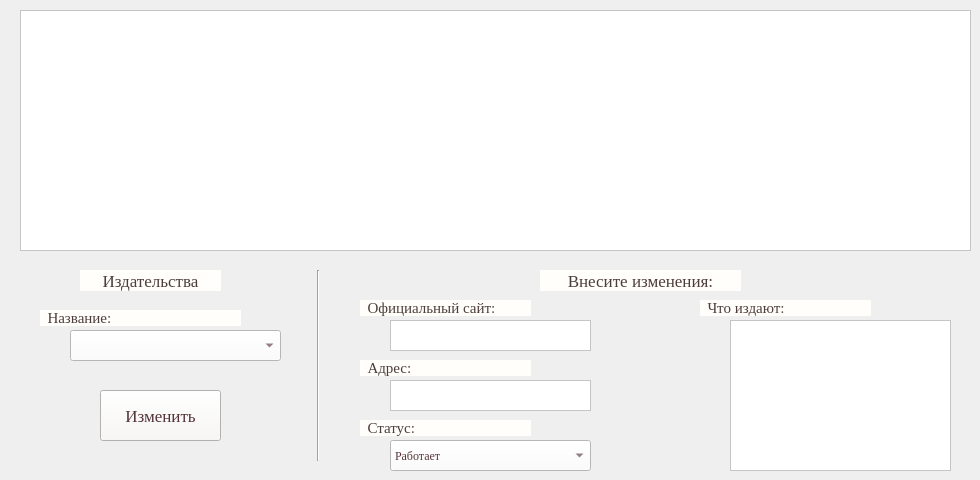
    <widget class="QWidget" name="Publish">
     <attribute name="title">
      <string>Издательства</string>
     </attribute>
     <widget class="QTableView" name="tab_publish">
      <property name="geometry">
       <rect>
        <x>20</x>
        <y>10</y>
        <width>951</width>
        <height>241</height>
       </rect>
      </property>
      <property name="styleSheet">
       <string notr="true">background-color: rgb(255, 255, 255);</string>
      </property>
     </widget>
     <widget class="QLabel" name="lab_nazv_p">
      <property name="geometry">
       <rect>
        <x>80</x>
        <y>270</y>
        <width>141</width>
        <height>21</height>
       </rect>
      </property>
      <property name="font">
       <font>
        <family>Georgia</family>
        <pointsize>13</pointsize>
       </font>
      </property>
      <property name="styleSheet">
       <string notr="true">background-color: rgb(255, 254, 250);
color: rgb(77, 61, 58);</string>
      </property>
      <property name="text">
       <string>Издательства</string>
      </property>
      <property name="alignment">
       <set>Qt::AlignCenter</set>
      </property>
     </widget>
     <widget class="QLabel" name="lab_naz_name_p">
      <property name="geometry">
       <rect>
        <x>40</x>
        <y>310</y>
        <width>201</width>
        <height>16</height>
       </rect>
      </property>
      <property name="font">
       <font>
        <family>Georgia</family>
        <pointsize>11</pointsize>
       </font>
      </property>
      <property name="styleSheet">
       <string notr="true">background-color: rgb(255, 254, 250);
color: rgb(77, 61, 58);</string>
      </property>
      <property name="text">
       <string>  Название:</string>
      </property>
     </widget>
     <widget class="QComboBox" name="cB_name_p">
      <property name="geometry">
       <rect>
        <x>70</x>
        <y>330</y>
        <width>211</width>
        <height>31</height>
       </rect>
      </property>
      <property name="styleSheet">
       <string notr="true">background-color: rgb(255, 255, 255);
color: rgb(88, 53, 59);</string>
      </property>
     </widget>
     <widget class="Line" name="line_2">
      <property name="geometry">
       <rect>
        <x>310</x>
        <y>270</y>
        <width>16</width>
        <height>191</height>
       </rect>
      </property>
      <property name="orientation">
       <enum>Qt::Vertical</enum>
      </property>
     </widget>
     <widget class="QLabel" name="lab_nazv_p_up">
      <property name="geometry">
       <rect>
        <x>540</x>
        <y>270</y>
        <width>201</width>
        <height>21</height>
       </rect>
      </property>
      <property name="font">
       <font>
        <family>Georgia</family>
        <pointsize>13</pointsize>
       </font>
      </property>
      <property name="styleSheet">
       <string notr="true">background-color: rgb(255, 254, 250);
color: rgb(77, 61, 58);</string>
      </property>
      <property name="text">
       <string>Внесите изменения:</string>
      </property>
      <property name="alignment">
       <set>Qt::AlignCenter</set>
      </property>
     </widget>
     <widget class="QLabel" name="lab_naz_site_p">
      <property name="geometry">
       <rect>
        <x>360</x>
        <y>300</y>
        <width>171</width>
        <height>16</height>
       </rect>
      </property>
      <property name="font">
       <font>
        <family>Georgia</family>
        <pointsize>11</pointsize>
       </font>
      </property>
      <property name="styleSheet">
       <string notr="true">background-color: rgb(255, 254, 250);
color: rgb(77, 61, 58);</string>
      </property>
      <property name="text">
       <string>  Официальный сайт:</string>
      </property>
     </widget>
     <widget class="QTextEdit" name="te_site_p">
      <property name="geometry">
       <rect>
        <x>390</x>
        <y>320</y>
        <width>201</width>
        <height>31</height>
       </rect>
      </property>
      <property name="font">
       <font>
        <family>Georgia</family>
        <pointsize>9</pointsize>
       </font>
      </property>
      <property name="styleSheet">
       <string notr="true">background-color: rgb(255, 255, 255);
color: rgb(85, 54, 59);</string>
      </property>
     </widget>
     <widget class="QLabel" name="lab_naz_addres_p">
      <property name="geometry">
       <rect>
        <x>360</x>
        <y>360</y>
        <width>171</width>
        <height>16</height>
       </rect>
      </property>
      <property name="font">
       <font>
        <family>Georgia</family>
        <pointsize>11</pointsize>
       </font>
      </property>
      <property name="styleSheet">
       <string notr="true">background-color: rgb(255, 254, 250);
color: rgb(77, 61, 58);</string>
      </property>
      <property name="text">
       <string>  Адрес:</string>
      </property>
     </widget>
     <widget class="QTextEdit" name="te_addres_p">
      <property name="geometry">
       <rect>
        <x>390</x>
        <y>380</y>
        <width>201</width>
        <height>31</height>
       </rect>
      </property>
      <property name="font">
       <font>
        <family>Georgia</family>
        <pointsize>9</pointsize>
       </font>
      </property>
      <property name="styleSheet">
       <string notr="true">background-color: rgb(255, 255, 255);
color: rgb(85, 54, 59);</string>
      </property>
     </widget>
     <widget class="QLabel" name="lab_naz_stat_p">
      <property name="geometry">
       <rect>
        <x>360</x>
        <y>420</y>
        <width>171</width>
        <height>16</height>
       </rect>
      </property>
      <property name="font">
       <font>
        <family>Georgia</family>
        <pointsize>11</pointsize>
       </font>
      </property>
      <property name="styleSheet">
       <string notr="true">background-color: rgb(255, 254, 250);
color: rgb(77, 61, 58);</string>
      </property>
      <property name="text">
       <string>  Статус:</string>
      </property>
     </widget>
     <widget class="QComboBox" name="cB_stat_p">
      <property name="geometry">
       <rect>
        <x>390</x>
        <y>440</y>
        <width>201</width>
        <height>31</height>
       </rect>
      </property>
      <property name="font">
       <font>
        <family>Georgia</family>
        <pointsize>9</pointsize>
       </font>
      </property>
      <property name="styleSheet">
       <string notr="true">background-color: rgb(255, 255, 255);
color: rgb(85, 54, 59);</string>
      </property>
      <item>
       <property name="text">
        <string>Работает</string>
       </property>
      </item>
      <item>
       <property name="text">
        <string>Закрыто</string>
       </property>
      </item>
     </widget>
     <widget class="QLabel" name="lab_naz_wpub_p">
      <property name="geometry">
       <rect>
        <x>700</x>
        <y>300</y>
        <width>171</width>
        <height>16</height>
       </rect>
      </property>
      <property name="font">
       <font>
        <family>Georgia</family>
        <pointsize>11</pointsize>
       </font>
      </property>
      <property name="styleSheet">
       <string notr="true">background-color: rgb(255, 254, 250);
color: rgb(77, 61, 58);</string>
      </property>
      <property name="text">
       <string>  Что издают:</string>
      </property>
     </widget>
     <widget class="QTextEdit" name="te_wpub_p">
      <property name="geometry">
       <rect>
        <x>730</x>
        <y>320</y>
        <width>221</width>
        <height>151</height>
       </rect>
      </property>
      <property name="font">
       <font>
        <family>Georgia</family>
        <pointsize>9</pointsize>
       </font>
      </property>
      <property name="styleSheet">
       <string notr="true">background-color: rgb(255, 255, 255);
color: rgb(85, 54, 59);</string>
      </property>
     </widget>
     <widget class="QPushButton" name="btn_up_p">
      <property name="geometry">
       <rect>
        <x>100</x>
        <y>390</y>
        <width>121</width>
        <height>51</height>
       </rect>
      </property>
      <property name="font">
       <font>
        <family>Georgia</family>
        <pointsize>13</pointsize>
       </font>
      </property>
      <property name="styleSheet">
       <string notr="true">background-color: rgb(249, 248, 245);
color: rgb(84, 52, 57);</string>
      </property>
      <property name="text">
       <string>Изменить</string>
      </property>
     </widget>
    </widget>
